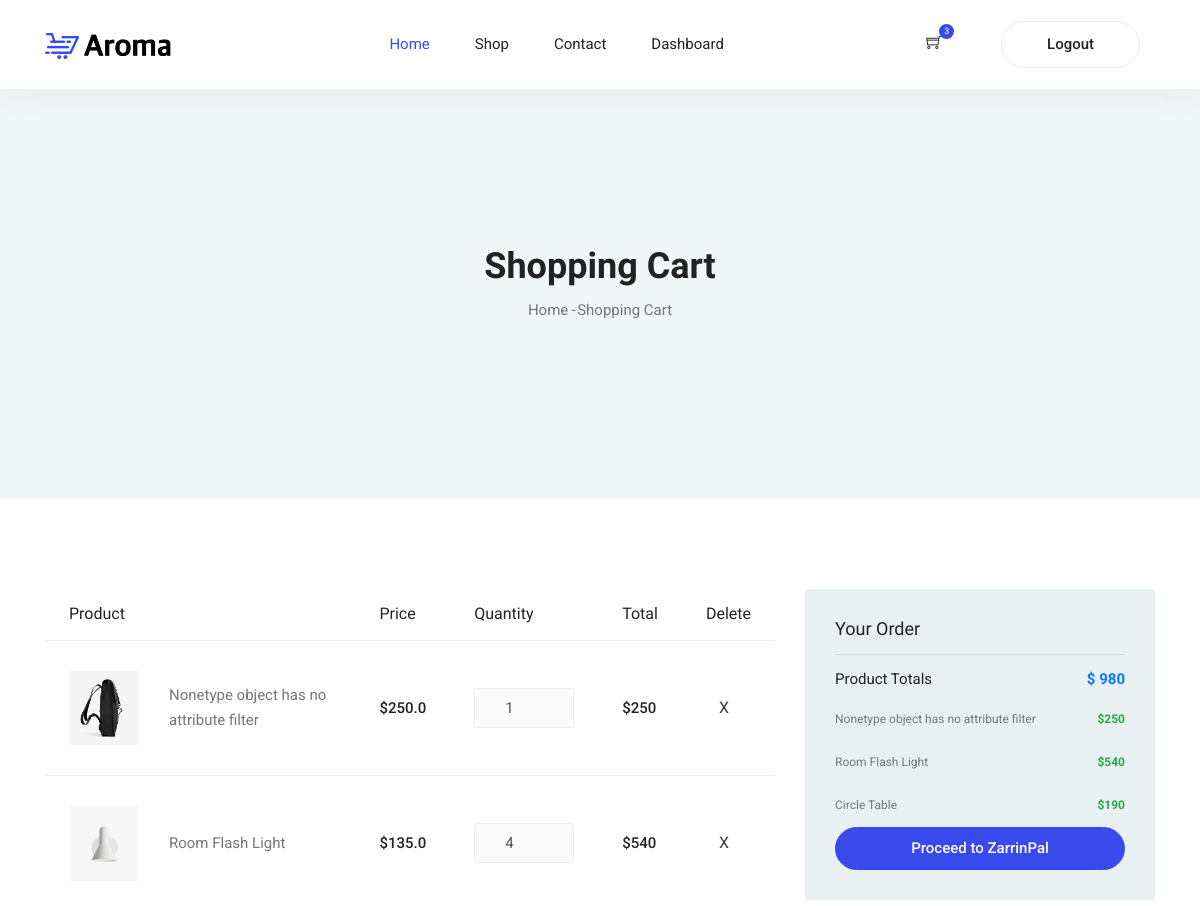
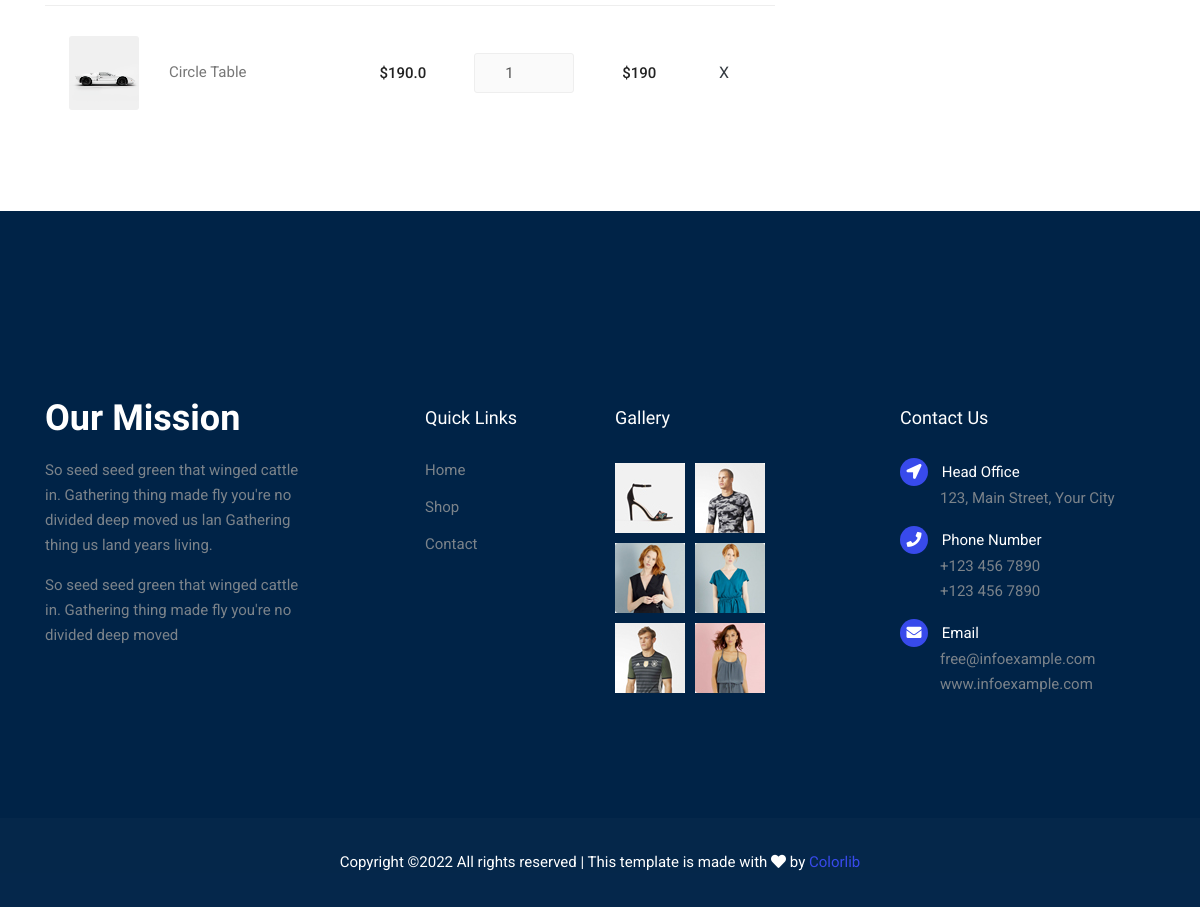
The app's page /cart/ (signed in) with its own data (2 pictures, top to bottom).
### store/models.py (models this page shows, shortened)
class Order(models.Model):
    owner = models.ForeignKey(User, on_delete=models.CASCADE)
    is_paid = models.BooleanField(default=False)
    payment_date = models.DateTimeField(blank=True, null=True)
    def get_total_price(self):
        amount = 0
        for detail in self.orderdetail_set.all():
            amount += detail.price * detail.count
        return amount

class OrderDetail(models.Model):
    order = models.ForeignKey(Order, on_delete=models.CASCADE, blank=True, null=True)
    item = models.ForeignKey(Item, on_delete=models.CASCADE)
    price = models.IntegerField()
    count = models.IntegerField()
    date_added = models.DateTimeField(auto_now_add=True, blank=True, null=True)
    @property
    def get_total_price(self):
        return self.price * self.count

class Item(models.Model):
    title = models.CharField(max_length=150)
    slug = models.SlugField()
    price = models.FloatField()
    categories = models.ForeignKey(Category, on_delete=models.CASCADE, blank=True, null=True)
    mojodi = models.BooleanField(default=True)
    image = models.ImageField(upload_to='Product Image', blank=True, null=True)
    text = models.TextField()
    description = models.TextField()
    active = models.BooleanField(default=False)
    objects = Manager()

### store/views.py (the view)
# urls.py: path('cart/', views.CartView.as_view(), name='cart'),
class CartView(View):
    def get(self, request):
        open_order_: Order = Order.objects.filter(owner_id=request.user.id, is_paid=False).first()
        c = {
            'order': None,
            'details': None,
            'orders': open_order_.orderdetail_set.all()
        }
        open_order: Order = Order.objects.filter(owner_id=request.user.id, is_paid=False).first()
        if open_order is not None:
            c['order'] = open_order
            c['details'] = open_order.orderdetail_set.all()
            c['total'] = open_order.get_total_price()
        return render(request, 'cart.html', c)

### store/templates/cart.html (shortened to what this page needs)
{% extends 'base.html' %}
{% load static %}
{% block body %}
	<section class="blog-banner-area" id="category">
		<div class="container h-100">
			<div class="blog-banner">
				<div class="text-center">
					<h1>Shopping Cart</h1>
					<nav aria-label="breadcrumb" class="banner-breadcrumb">
            <ol class="breadcrumb">
              <li class="breadcrumb-item"><a href="#">Home</a></li>
              <li class="breadcrumb-item active" aria-current="page">Shopping Cart</li>
            </ol>
          </nav>
				</div>
			</div>
    </div>
	</section>
    <section class="cart_area">
        <div class="container">
            <div class="row">
                <div class="col-md-8">
                    <div class="cart_inner">
                        <div class="table-responsive">
                            {% if order != None and details|length > 0 %}
                                <table class="table">
                                    <thead>
                                        <tr>
                                            <th scope="col">Product</th>
                                            <th scope="col">Price</th>
                                            <th scope="col">Quantity</th>
                                            <th scope="col">Total</th>
                                            <th scope="col">Delete</th>
                                        </tr>
                                    </thead>
                                    <tbody>
                                        {% for detail in details %}
                                        <tr>
                                            <td>
                                                <div class="media">
                                                    <div class="d-flex">
                                                        <img src="{{ detail.item.image.url }}" width="70" alt="">
                                                    </div>
                                                    <div class="media-body">
                                                        <p>{{ detail.item.title }}</p>
                                                    </div>
                                                </div>
                                            </td>
                                            <td>
                                                <h5>${{ detail.item.price }}</h5>
                                            </td>
                                            <td>
                                                <div class="product_count">
                                                    <input type="text" name="qty" id="sst" maxlength="12" disabled value="{{ detail.count }}" title="Quantity:"
                                                        class="input-text qty">
                                                </div>
                                            </td>
                                            <td>
                                                <h5>${{ detail.get_total_price }}</h5>
                                            </td>
                                            <td>
                                                <a href="{% url 'store:remove-orderdetail' detail.id %}" class="btn text-dark btn-close">X</a>
                                            </td>
                                        </tr>
                                        {% endfor %}
                                    </tbody>
                                </table>
                            {% else %}
                                <div class="alert alert-light text-danger text-center"><b>You have not item in order Cart</b></div>
                            {% endif %}
                        </div>
                    </div>
                </div>
                {% if orders %}
                    <div class="col-md-4">
                        <div class="order_box">
                            <h2>Your Order</h2>
                            <ul class="list">
                                <li><a href="#"><h4>Product Totals<span class="text-primary"><b>$ {{ total }}</b></span></h4></a></li>
                                {% for o in orders %}
                                    <li><a href="#" style="font-size: 12px;">{{ o.item.title }}<span class="last text-success"><b>${{ o.get_total_price }}</b></span></a></li>
                                {% endfor %}
                            </ul>
                            <div class="text-center">
                            <a class="button button-paypal" href="{% url 'request' %}">Proceed to ZarrinPal</a>
                            </div>
                        </div>
                    </div>
                {% endif %}
            </div>
        </div>
    </section>
{% endblock %}

### store/templates/base.html (shortened to what this page needs)
{% load static %}
<!DOCTYPE html>
<html lang="en">
<head>
    <link rel="stylesheet" href="{% static 'vendors/bootstrap/bootstrap.min.css' %}">
    <link rel="stylesheet" href="{% static 'vendors/fontawesome/css/all.min.css' %}">
    <link rel="stylesheet" href="{% static 'vendors/themify-icons/themify-icons.css' %}">
	<link rel="stylesheet" href="{% static 'vendors/linericon/style.css' %}">
    <link rel="stylesheet" href="{% static 'vendors/nice-select/nice-select.css' %}">
    <link rel="stylesheet" href="{% static 'vendors/owl-carousel/owl.theme.default.min.css' %}">
    <link rel="stylesheet" href="{% static 'vendors/owl-carousel/owl.carousel.min.css' %}">
    <link rel="stylesheet" href="{% static 'vendors/nouislider/nouislider.min.css' %}">
    <link rel="stylesheet" href="{% static 'css/style.css' %}">
</head>
<body>
	<header class="header_area">
        <div class="main_menu">
          <nav class="navbar navbar-expand-lg navbar-light">
            <div class="container">
              <a class="navbar-brand logo_h" href="index.html"><img src="{% static 'img/logo.png' %}" alt=""></a>
              <div class="collapse navbar-collapse offset" id="navbarSupportedContent">
                <ul class="nav navbar-nav menu_nav ml-auto mr-auto">
                  <li class="nav-item active"><a class="nav-link" href="{% url 'store:index' %}">Home</a></li>
                  <li class="nav-item submenu dropdown">
                    <a href="{% url 'store:shop' %}" class="nav-link"  role="button" aria-haspopup="true"
                      aria-expanded="false">Shop</a>
                  </li>
                  <li class="nav-item"><a class="nav-link" href="contact.html">Contact</a></li>
                  {% if request.user.is_authenticated %}
                    <li class="nav-item"><a class="nav-link" href="{% url 'account:dashboard' %}">Dashboard</a></li>
                  {% endif %}
                </ul>
                <ul class="nav-shop">
                    {% if not request.user.is_authenticated %}
                        <li class="nav-item"><a class="button button-header" href="{% url 'account:login' %}">Login</a></li>
                    {% else %}
                        <li class="nav-item"><button><a href="{% url 'store:cart' %}"><i class="ti-shopping-cart"></i></a><span class="nav-shop__circle">{{ details.count }}</span></button></li>
                        <li class="nav-item"><a class="button button-header" href="{% url 'account:logout' %}">Logout</a></li>
                    {% endif %}
                </ul>
              </div>
            </div>
          </nav>
        </div>
    </header>
    {% block body %}{% endblock %}
    <footer class="footer">
    <div class="footer-area">
        <div class="container">
            <div class="row section_gap">
                <div class="col-lg-3 col-md-6 col-sm-6">
                    <div class="single-footer-widget tp_widgets">
                        <h4 class="footer_title large_title">Our Mission</h4>
                        <p>
                            So seed seed green that winged cattle in. Gathering thing made fly you're no
                            divided deep moved us lan Gathering thing us land years living.
                        </p>
                        <p>
                            So seed seed green that winged cattle in. Gathering thing made fly you're no divided deep moved
                        </p>
                    </div>
                </div>
                <div class="offset-lg-1 col-lg-2 col-md-6 col-sm-6">
                    <div class="single-footer-widget tp_widgets">
                        <h4 class="footer_title">Quick Links</h4>
                        <ul class="list">
                            <li><a href="{% url 'store:index' %}">Home</a></li>
                            <li><a href="{% url 'store:shop' %}">Shop</a></li>
                            <li><a href="#">Contact</a></li>
                        </ul>
                    </div>
                </div>
                <div class="col-lg-2 col-md-6 col-sm-6">
                    <div class="single-footer-widget instafeed">
                        <h4 class="footer_title">Gallery</h4>
                        <ul class="list instafeed d-flex flex-wrap">
                            <li><img src="{% static 'img/gallery/r1.jpg' %}" alt=""></li>
                            <li><img src="{% static 'img/gallery/r2.jpg' %}" alt=""></li>
                            <li><img src="{% static 'img/gallery/r3.jpg' %}" alt=""></li>
                            <li><img src="{% static 'img/gallery/r5.jpg' %}" alt=""></li>
                            <li><img src="{% static 'img/gallery/r7.jpg' %}" alt=""></li>
                            <li><img src="{% static 'img/gallery/r8.jpg' %}" alt=""></li>
                        </ul>
                    </div>
                </div>
                <div class="offset-lg-1 col-lg-3 col-md-6 col-sm-6">
                    <div class="single-footer-widget tp_widgets">
                        <h4 class="footer_title">Contact Us</h4>
                        <div class="ml-40">
                            <p class="sm-head">
                                <span class="fa fa-location-arrow"></span>
                                Head Office
                            </p>
                            <p>123, Main Street, Your City</p>
                            <p class="sm-head">
                                <span class="fa fa-phone"></span>
                                Phone Number
                            </p>
                            <p>
                                +123 456 7890 <br>
                                +123 456 7890
                            </p>
                            <p class="sm-head">
                                <span class="fa fa-envelope"></span>
                                Email
                            </p>
                            <p>
                                free@infoexample.com <br>
                                www.infoexample.com
                            </p>
                        </div>
                    </div>
                </div>
            </div>
        </div>
    </div>
    <div class="footer-bottom">
        <div class="container">
            <div class="row d-flex">
                <p class="col-lg-12 footer-text text-center">
Copyright &copy;<script>document.write(new Date().getFullYear());</script> All rights reserved | This template is made with <i class="fa fa-heart" aria-hidden="true"></i> by <a href="https://colorlib.com" target="_blank">Colorlib</a>
</p>
            </div>
        </div>
    </div>
    </footer>
</body>
</html>

### records on screen
Order: count "3"
OrderDetail: item.image (picture), item "Nonetype object has no attribute filter", item.price "250.0", qty "1", get_total_price "250"
OrderDetail: item.image (picture), item "Room Flash Light", item.price "135.0", qty "4", get_total_price "540"
OrderDetail: item.image (picture), item "Circle Table", item.price "190.0", qty "1", get_total_price "190"

### other values on screen
{{ total }} "980"
